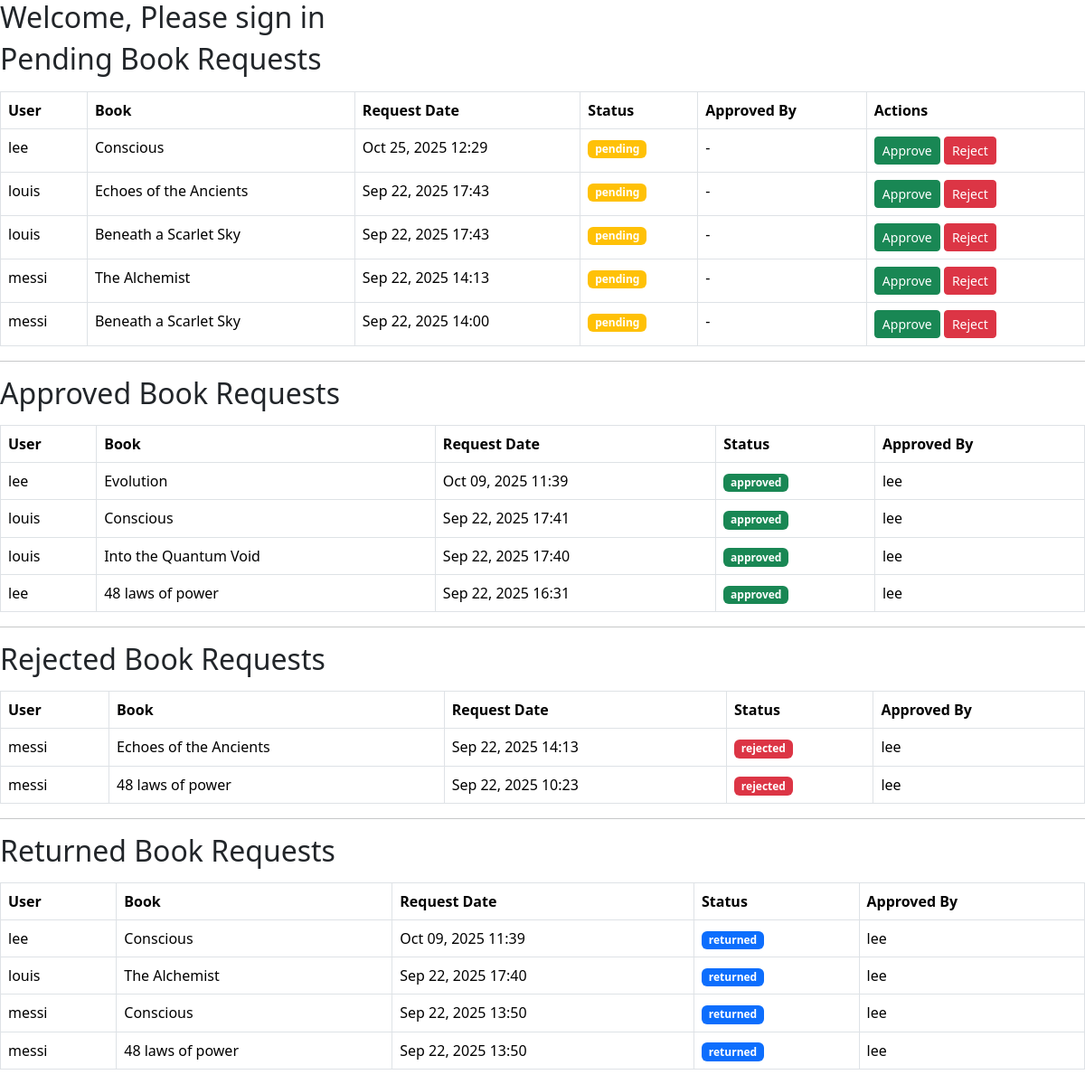
The app's page /library/manage_requests/ (signed in) with its own data.
### library_app/models.py (models this page shows, shortened)
class BookRequest(models.Model):
    STATUS_CHOICES = (
        ('pending', 'Pending'),
        ('approved', 'Approved'),
        ('rejected', 'Rejected'),
        ('returned', 'Returned'),
    )
    user = models.ForeignKey(User, on_delete=models.CASCADE)
    book = models.ForeignKey(Book, on_delete=models.CASCADE)
    request_date = models.DateTimeField(default=timezone.now)
    status = models.CharField(max_length=10, choices=STATUS_CHOICES, default='pending')
    approved_by = models.ForeignKey(User, on_delete=models.SET_NULL, null=True, blank=True, related_name='approved_requests')

class Book(models.Model):
    title = models.CharField(max_length=255)
    author = models.CharField(max_length=255)
    isbn = models.CharField(max_length=13, unique=True)
    category = models.CharField(max_length=100)
    description = models.TextField(blank=True)  # NEW field
    total_copies = models.PositiveIntegerField()
    available_copies = models.PositiveIntegerField()
    added_by = models.ForeignKey(User, on_delete=models.SET_NULL, null=True, blank=True)  # NEW field
    publisher = models.ForeignKey('Publisher', on_delete=models.SET_NULL, null=True, blank=True)  # NEW field
    created_at = models.DateTimeField(auto_now_add=True)
    updated_at = models.DateTimeField(auto_now=True)

### library_app/views.py (the view)
# urls.py: path('manage_requests/', manage_requests, name='manage_requests'),
@login_required
@staff_member_required
def manage_requests(request):
    pending_requests = BookRequest.objects.filter(status='pending').order_by('-request_date')# waiting for approval
    approved_requests = BookRequest.objects.filter(status='approved').order_by('-request_date')# already approved
    rejected_requests = BookRequest.objects.filter(status='rejected').order_by('-request_date')# already rejected
    returned_requests = BookRequest.objects.filter(status='returned').order_by('-request_date')# already returned
    context = {
        'title': 'Manage Book Requests',
        'pending_requests': pending_requests,
        'approved_requests': approved_requests,
        'rejected_requests': rejected_requests,
        'returned_requests': returned_requests,
    }
    return render(request, 'library_app/manage_requests.html', context)

### library_app/templates/library_app/manage_requests.html
{% extends 'base.html' %} {% block content %}
<h2 class="mb-3">Pending Book Requests</h2>
{% if pending_requests %}
<table class="table table-bordered">
  <thead>
    <tr>
      <th>User</th>
      <th>Book</th>
      <th>Request Date</th>
      <th>Status</th>
      <th>Approved By</th>
      <th>Actions</th>
    </tr>
  </thead>
  <tbody>
    {% for req in pending_requests %}
    <tr>
      <td>{{ req.user.username }}</td>
      <td>{{ req.book.title }}</td>
      <td>{{ req.request_date|date:"M d, Y H:i" }}</td>
      <td><span class="badge bg-warning">{{ req.status }}</span></td>
      <td>
        <span
          >{% if req.approved_by %} {{ req.approved_by.username }} {% else %} -
          {% endif %}</span
        >
      </td>
      <td>
        <a
          href="{% url 'approve_request' req.id %}"
          class="btn btn-success btn-sm"
          >Approve</a
        >
        <a
          href="{% url 'reject_request' req.id %}"
          class="btn btn-danger btn-sm"
          >Reject</a
        >
      </td>
    </tr>
    {% endfor %}
  </tbody>
</table>
{% else %}
<p>No pending requests.</p>
{% endif %}
<hr />
<h2 class="mb-3">Approved Book Requests</h2>
{% if approved_requests %}
<table class="table table-bordered">
  <thead>
    <tr>
      <th>User</th>
      <th>Book</th>
      <th>Request Date</th>
      <th>Status</th>
      <th>Approved By</th>
    </tr>
  </thead>
  <tbody>
    {% for req in approved_requests %}
    <tr>
      <td>{{ req.user.username }}</td>
      <td>{{ req.book.title }}</td>
      <td>{{ req.request_date|date:"M d, Y H:i" }}</td>
      <td><span class="badge bg-success">{{ req.status }}</span></td>
      <td>
        <span
          >{% if req.approved_by %} {{ req.approved_by.username }} {% else %} -
          {% endif %}</span
        >
      </td>
    </tr>
    {% endfor %}
  </tbody>
</table>
{% else %}
<p>No approved requests.</p>
{% endif %}
<hr />
<h2 class="mb-3">Rejected Book Requests</h2>
{% if rejected_requests %}
<table class="table table-bordered">
  <thead>
    <tr>
      <th>User</th>
      <th>Book</th>
      <th>Request Date</th>
      <th>Status</th>
      <th>Approved By</th>
    </tr>
  </thead>
  <tbody>
    {% for req in rejected_requests %}
    <tr>
      <td>{{ req.user.username }}</td>
      <td>{{ req.book.title }}</td>
      <td>{{ req.request_date|date:"M d, Y H:i" }}</td>
      <td><span class="badge bg-danger">{{ req.status }}</span></td>
      <td>
        <span
          >{% if req.approved_by %} {{ req.approved_by.username }} {% else %} -
          {% endif %}</span
        >
      </td>
    </tr>
    {% endfor %}
  </tbody>
</table>
{% else %}
<p>No rejected requests.</p>
{% endif %}
<hr />
<h2 class="mb-3">Returned Book Requests</h2>
{% if returned_requests %}
<table class="table table-bordered">
  <thead>
    <tr>
      <th>User</th>
      <th>Book</th>
      <th>Request Date</th>
      <th>Status</th>
      <th>Approved By</th>
    </tr>
  </thead>
  <tbody>
    {% for req in returned_requests %}
    <tr>
      <td>{{ req.user.username }}</td>
      <td>{{ req.book.title }}</td>
      <td>{{ req.request_date|date:"M d, Y H:i" }}</td>
      <td><span class="badge bg-primary">{{ req.status }}</span></td>
      <td>
        <span
          >{% if req.approved_by %} {{ req.approved_by.username }} {% else %} -
          {% endif %}</span
        >
      </td>
    </tr>
    {% endfor %}
  </tbody>
</table>
{% else %}
<p>No returned requests.</p>
{% endif %}
{% endblock %}

### records on screen
BookRequest: user.username "lee", book "Conscious", request_date "Oct 25, 2025 12:29", status "pending"
BookRequest: user.username "louis", book "Echoes of the Ancients", request_date "Sep 22, 2025 17:43", status "pending"
BookRequest: user.username "louis", book "Beneath a Scarlet Sky", request_date "Sep 22, 2025 17:43", status "pending"
BookRequest: user.username "messi", book "The Alchemist", request_date "Sep 22, 2025 14:13", status "pending"
BookRequest: user.username "messi", book "Beneath a Scarlet Sky", request_date "Sep 22, 2025 14:00", status "pending"
BookRequest: user.username "lee", book "Evolution", request_date "Oct 09, 2025 11:39", status "approved", approved_by.username "lee"
BookRequest: user.username "louis", book "Conscious", request_date "Sep 22, 2025 17:41", status "approved", approved_by.username "lee"
BookRequest: user.username "louis", book "Into the Quantum Void", request_date "Sep 22, 2025 17:40", status "approved", approved_by.username "lee"
BookRequest: user.username "lee", book "48 laws of power", request_date "Sep 22, 2025 16:31", status "approved", approved_by.username "lee"
BookRequest: user.username "messi", book "Echoes of the Ancients", request_date "Sep 22, 2025 14:13", status "rejected", approved_by.username "lee"
BookRequest: user.username "messi", book "48 laws of power", request_date "Sep 22, 2025 10:23", status "rejected", approved_by.username "lee"
BookRequest: user.username "lee", book "Conscious", request_date "Oct 09, 2025 11:39", status "returned", approved_by.username "lee"
BookRequest: user.username "louis", book "The Alchemist", request_date "Sep 22, 2025 17:40", status "returned", approved_by.username "lee"
BookRequest: user.username "messi", book "Conscious", request_date "Sep 22, 2025 13:50", status "returned", approved_by.username "lee"
BookRequest: user.username "messi", book "48 laws of power", request_date "Sep 22, 2025 13:50", status "returned", approved_by.username "lee"
